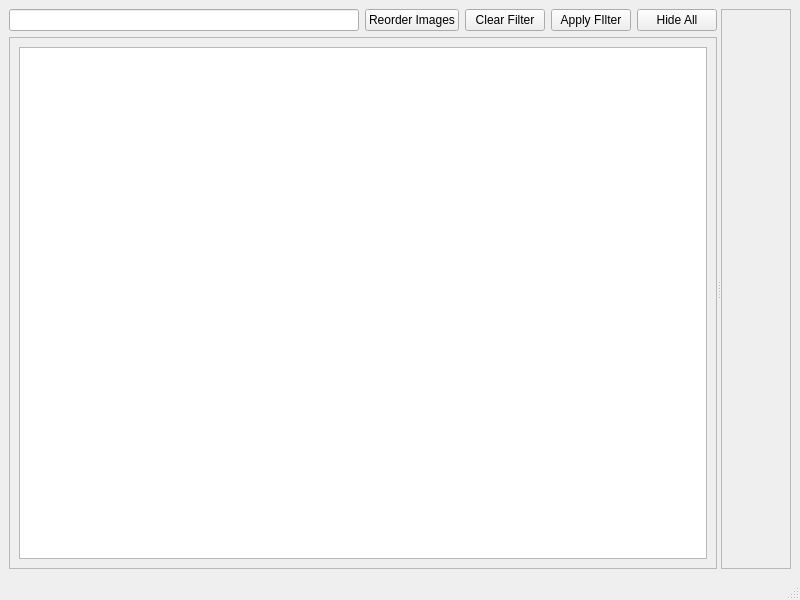
<?xml version="1.0" encoding="UTF-8"?>
<ui version="4.0">
 <class>MainWindow</class>
 <widget class="QMainWindow" name="MainWindow">
  <property name="geometry">
   <rect>
    <x>0</x>
    <y>0</y>
    <width>800</width>
    <height>600</height>
   </rect>
  </property>
  <property name="windowTitle">
   <string>MainWindow</string>
  </property>
  <widget class="QWidget" name="centralwidget">
   <layout class="QGridLayout" name="gridLayout_7">
    <item row="0" column="0">
     <widget class="QSplitter" name="splitter">
      <property name="orientation">
       <enum>Qt::Horizontal</enum>
      </property>
      <widget class="QWidget" name="layoutWidget_2">
       <layout class="QGridLayout" name="gridLayout_3">
        <item row="1" column="0" colspan="5">
         <widget class="QScrollArea" name="scrl_features_2">
          <property name="widgetResizable">
           <bool>true</bool>
          </property>
          <widget class="QWidget" name="scrlw_features_2">
           <property name="geometry">
            <rect>
             <x>0</x>
             <y>0</y>
             <width>697</width>
             <height>498</height>
            </rect>
           </property>
           <layout class="QGridLayout" name="gridLayout_5">
            <item row="0" column="0">
             <widget class="QTreeView" name="treeView"/>
            </item>
           </layout>
          </widget>
         </widget>
        </item>
        <item row="0" column="0">
         <widget class="QLineEdit" name="txt_img_filter_2">
          <property name="sizePolicy">
           <sizepolicy hsizetype="MinimumExpanding" vsizetype="Fixed">
            <horstretch>0</horstretch>
            <verstretch>0</verstretch>
           </sizepolicy>
          </property>
         </widget>
        </item>
        <item row="0" column="1">
         <widget class="QPushButton" name="btn_reorder_pics">
          <property name="minimumSize">
           <size>
            <width>10</width>
            <height>0</height>
           </size>
          </property>
          <property name="text">
           <string>Reorder Images</string>
          </property>
         </widget>
        </item>
        <item row="0" column="2">
         <widget class="QPushButton" name="btn_clear_filter">
          <property name="sizePolicy">
           <sizepolicy hsizetype="Preferred" vsizetype="Fixed">
            <horstretch>0</horstretch>
            <verstretch>0</verstretch>
           </sizepolicy>
          </property>
          <property name="text">
           <string>Clear Filter</string>
          </property>
         </widget>
        </item>
        <item row="0" column="3">
         <widget class="QPushButton" name="btn_apply_filter">
          <property name="text">
           <string>Apply FIlter</string>
          </property>
         </widget>
        </item>
        <item row="0" column="4">
         <widget class="QPushButton" name="btn_hide_all">
          <property name="text">
           <string>Hide All</string>
          </property>
         </widget>
        </item>
       </layout>
      </widget>
      <widget class="QScrollArea" name="scrollArea_2">
       <property name="enabled">
        <bool>true</bool>
       </property>
       <property name="sizePolicy">
        <sizepolicy hsizetype="Expanding" vsizetype="Expanding">
         <horstretch>0</horstretch>
         <verstretch>0</verstretch>
        </sizepolicy>
       </property>
       <property name="autoFillBackground">
        <bool>true</bool>
       </property>
       <property name="widgetResizable">
        <bool>true</bool>
       </property>
       <widget class="QWidget" name="scrlw">
        <property name="geometry">
         <rect>
          <x>0</x>
          <y>0</y>
          <width>73</width>
          <height>535</height>
         </rect>
        </property>
        <property name="sizePolicy">
         <sizepolicy hsizetype="Expanding" vsizetype="Expanding">
          <horstretch>0</horstretch>
          <verstretch>0</verstretch>
         </sizepolicy>
        </property>
        <layout class="QGridLayout" name="gridLayout_6"/>
       </widget>
      </widget>
     </widget>
    </item>
   </layout>
  </widget>
  <widget class="QMenuBar" name="menubar">
   <property name="geometry">
    <rect>
     <x>0</x>
     <y>0</y>
     <width>800</width>
     <height>23</height>
    </rect>
   </property>
  </widget>
  <widget class="QStatusBar" name="statusbar"/>
 </widget>
 <resources/>
 <connections/>
</ui>
